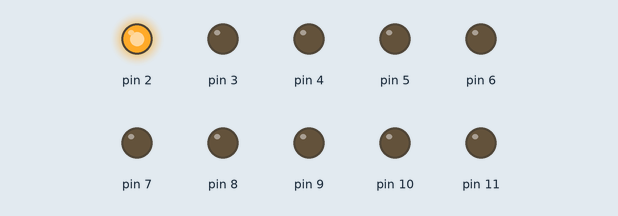
The sketch below on a simulated Arduino Uno, built with avr-gcc and run on an emulated ATmega328P. Parts: output pins drawn as LEDs (lit = HIGH). Random numbers use the default seed unless the sketch sets one; what the sketch prints to the serial monitor is not drawn.

Above: at 0.05 s.
At 0.4 s:
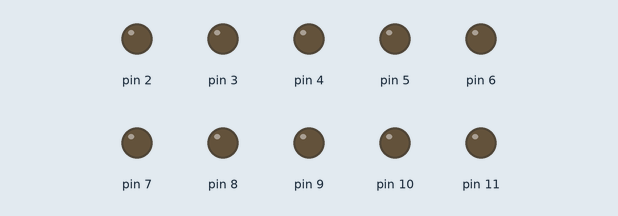
At 2.63 s:
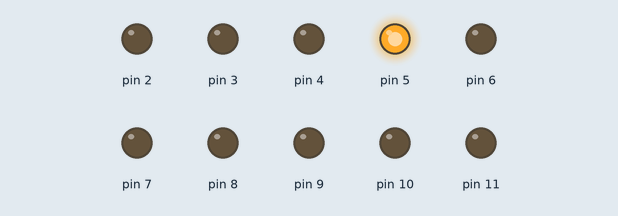
At 5.22 s:
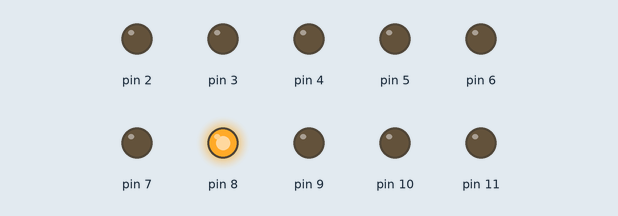
At 7.79 s:
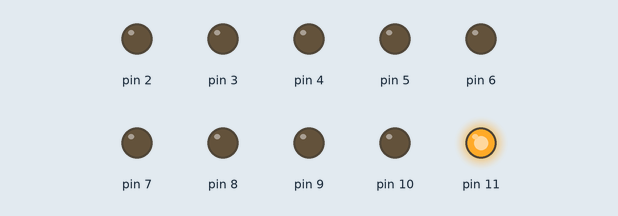
At 10.36 s:
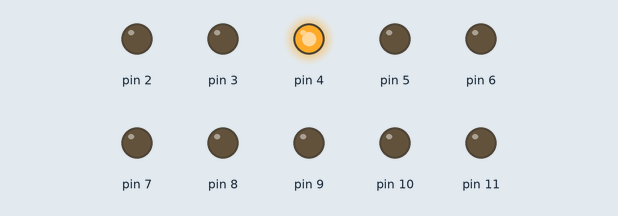
Timing chart, 0 to 11.2 s (numbered marks = the images above):
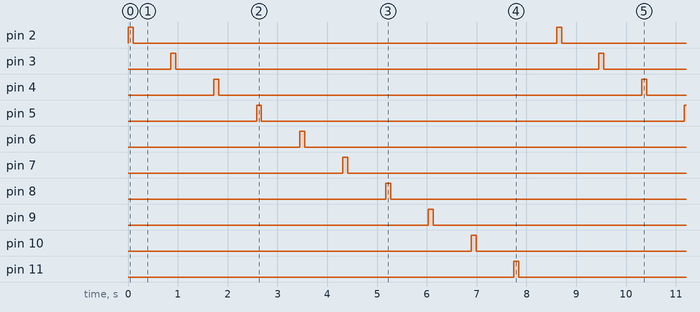

The sketch:

CoeurLED3.ino
```cpp
#include "coeur.h"
#include "param.h"

#ifndef choixLED
#define choixLED 0
#endif

void setup() {
 Serial.begin(9600);
   for(int i = 2; i <= 11; i++)
  {
    pinMode(i,OUTPUT);
  }
}

void loop()
{
  Serial.println(choix);
  // Choisir le mode d'allumage
   if (choix==1)
      {
       Serial.println("Vous avez choisi de tout allumer");
        vraibat();
      }
   else if (choix>=5)
     {
      Serial.println("Vous avez choisi d'allumer une led de votre choix");
      one_led(choixLED);
     }
   else if (choix==2)
     {
      Serial.println("Vous avez choisi d'allumer les leds une par une ");
      one_led(0);
     }
   else if (choix==3)
    {
      Serial.println("Vous avez choisi d'allumer une led sur deux");
      un_deux();
    }
   else if (choix==4)
    {
      Serial.println("Vous avez choisi d'allumer une led sur trois");
      un_trois();
    }
}
```

Vraibat.cpp
```cpp
#include "coeur.h"
#include "Arduino.h"

#ifndef VRAIBAT
#define VRAIBAT

int x;

void vraibat(){

  while(1){

        x = random(750,770);
        ledup();
        delay(100);
        ledlow();
        //delai aléatoire cohérent avec des valeurs de pouls
        delay(x);
  }


}

#endif
```

allled.cpp
```cpp
#include "coeur.h"
#include "Arduino.h"


void Cardio__print() {
    while(1) {

        vraibat();
    }
}
```

close.cpp
```cpp
#include "coeur.h"
#include "Arduino.h"


void closed()
{
  while(1) {
   ledlow();
  }


}
```

coeur.h
```cpp
#ifndef coeur_h
#define coeur_h

#define test 1

void one_led(int led);
void un_deux();
void un_trois();
void ledup();
void ledlow();
void Cardio__print();
void vraibat();
void closed();


#endif
```

ledlow.cpp
```cpp
#include "coeur.h"
#include "Arduino.h"

void ledlow()
{
  //Eteignage des LEDS des pins 2 à 11
  for(int i = 2; i <= 11; i++)
  {
    digitalWrite(i,LOW);
  }
}
```

ledup.cpp
```cpp
#include "coeur.h"
#include "Arduino.h"

void ledup()
{
  //Allumage des leds des pins 2 à 11
  for(int i = 2; i <= 11; i++)
  {
    digitalWrite(i,HIGH);
  }
}
```

oneled.cpp
```cpp
#include "coeur.h"
#include "Arduino.h"

int t,m;
void one_led(int led)
{
  if(led == 0)
  {
          // 10 répétitions de l'allumage de toutes les leds
      while (1)
      {
         for (t=2; t<=11; t++)
        {
          //Allulage des leds une par une en éteignant la precédente.
          m = random(750,770);
          digitalWrite(t,HIGH);
          delay(100);
          digitalWrite(t,LOW);
          delay(m);

        }

      }
  }
  else {
      while (1)
      {
          //Allulage des leds une par une en éteignant la precédente.
          m = random(750,770);
          digitalWrite(led + 1,HIGH);
          delay(100);
          digitalWrite(led + 1,LOW);
          delay(m);
      }
  }


}
```

param.h
```cpp
#define choix 9
```

unesurdeux.cpp
```cpp
#include "coeur.h"
#include "Arduino.h"

int z,o;

void un_deux()
{
  //répétition 10 fois
  while (1)
  {
    o = random(750,770);
    // Allumage d'une led sur deux à la suite
    for (z=2 ; z<=11; z+=2)
    {
      digitalWrite(z,HIGH);
    }
    delay(100);
    // Etaignage d'une led sur deux à la suite
    for (z=2 ; z<=11; z+=2)
    {
      digitalWrite(z,LOW);
    }
    //Délai aléatoire cohérent avec de réelles valeurs de pouls
    delay(o);

  }


}
```

unsurtrois.cpp
```cpp
#include "coeur.h"
#include "Arduino.h"

int c,n;
void un_trois()
{

    // Allumage d'une led sur trois à la suite
    while(1)
    {
      n = random(750, 770);
      digitalWrite(2,HIGH);
      digitalWrite(5,HIGH);
      digitalWrite(8,HIGH);
      digitalWrite(11,HIGH);
      delay(100);
      digitalWrite(2,LOW);
      digitalWrite(5,LOW);
      digitalWrite(8,LOW);
      digitalWrite(11,LOW);
      delay(n);
    }


}
```

Measured:
- by itself, pin 2–11: alternates HIGH for 0.10 s and LOW for 8.5 s
- by itself, everything shown: repeats every 8.6 s, in 20 steps
